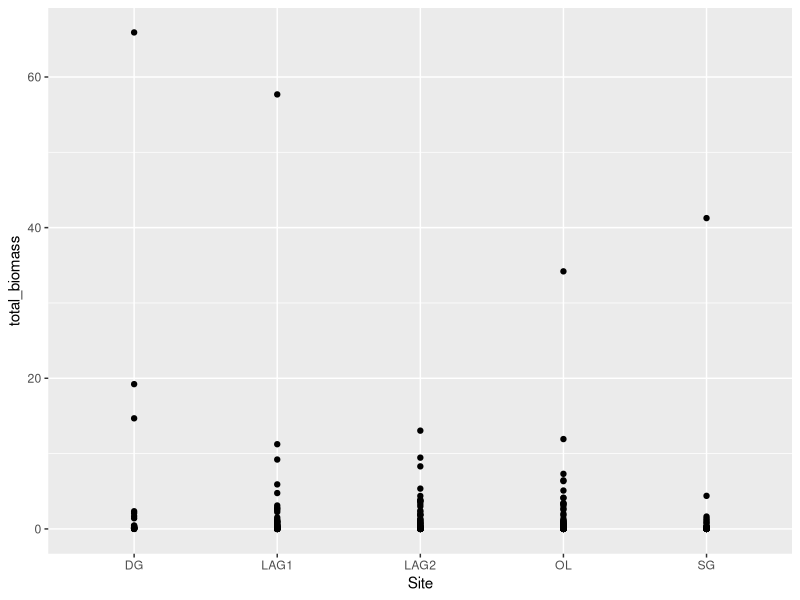
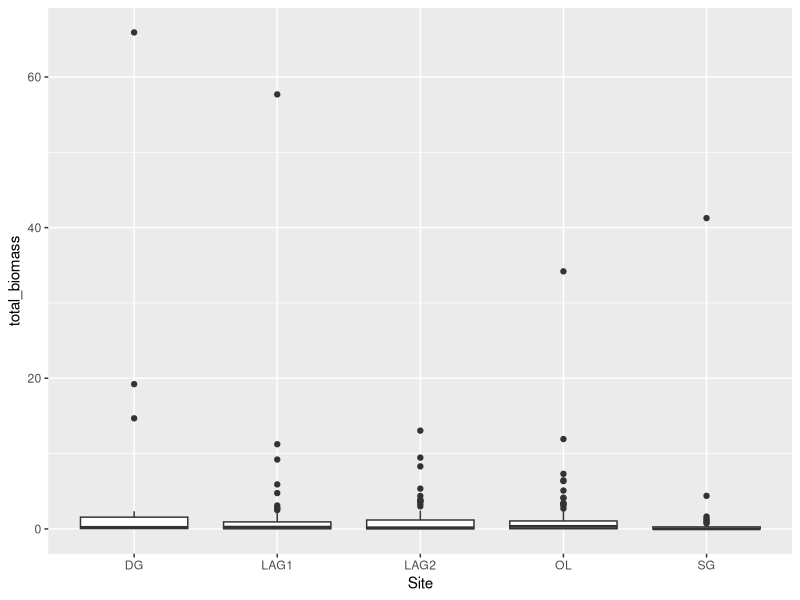
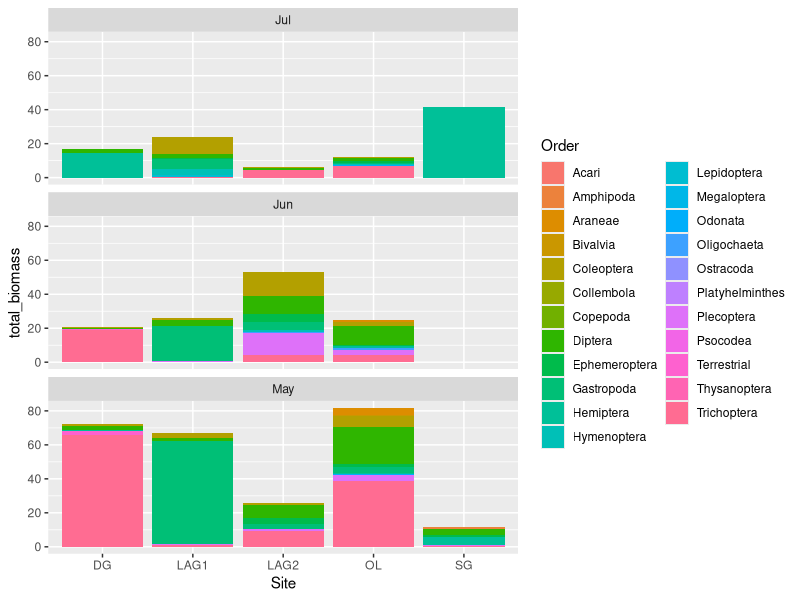
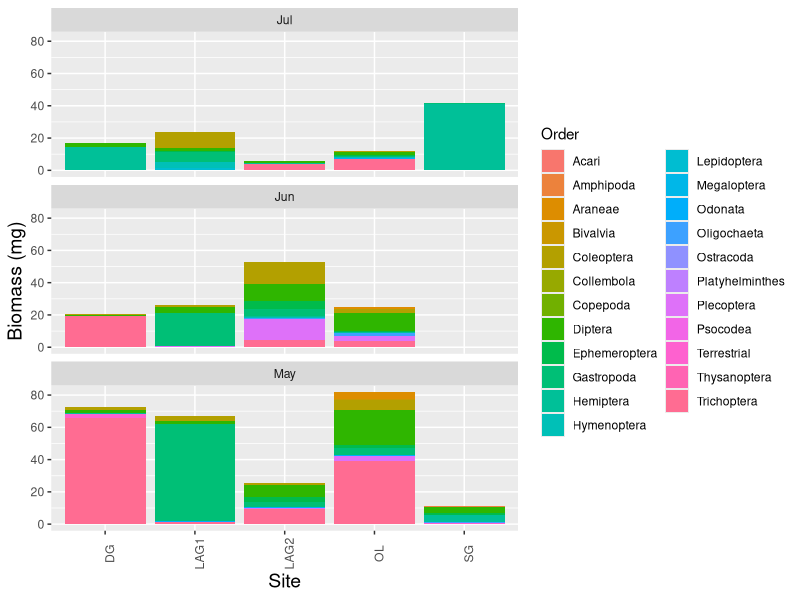
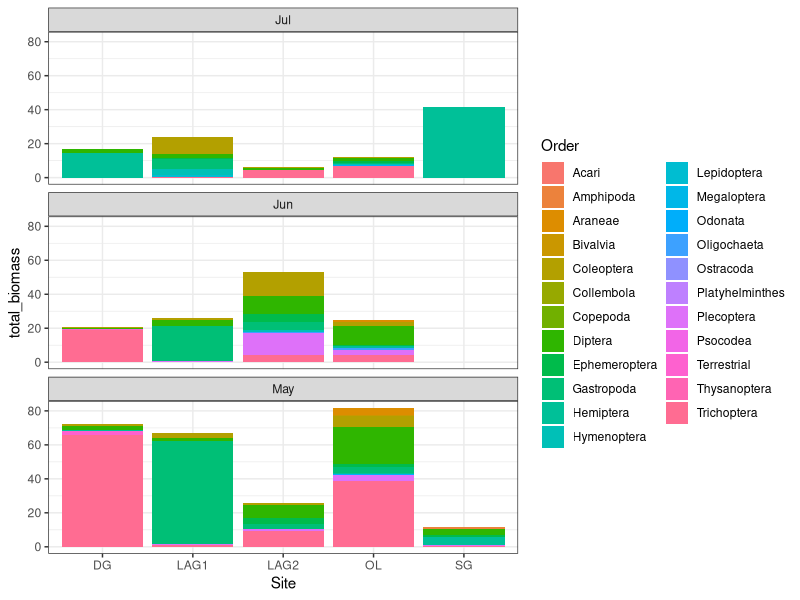
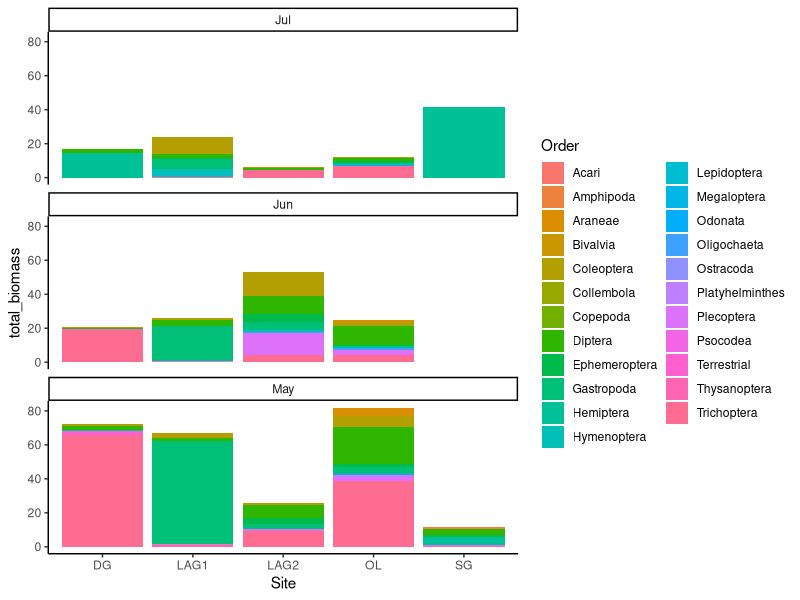
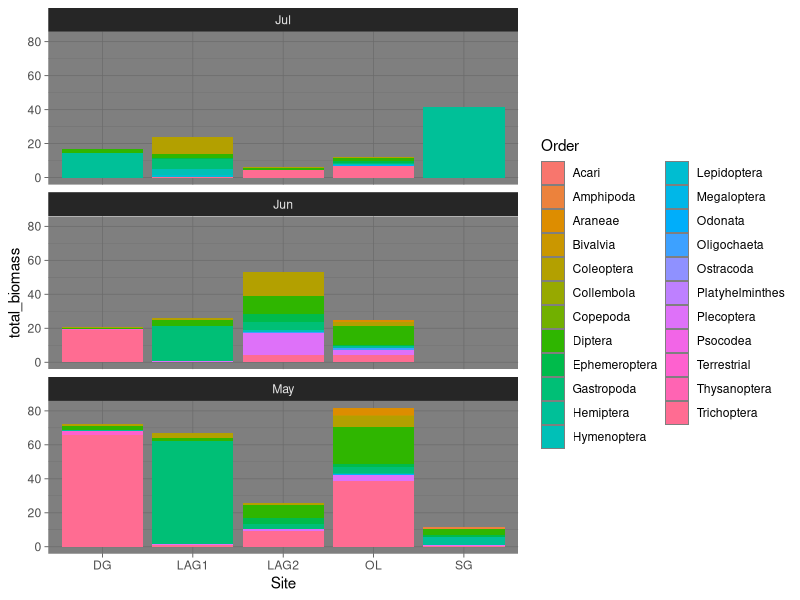
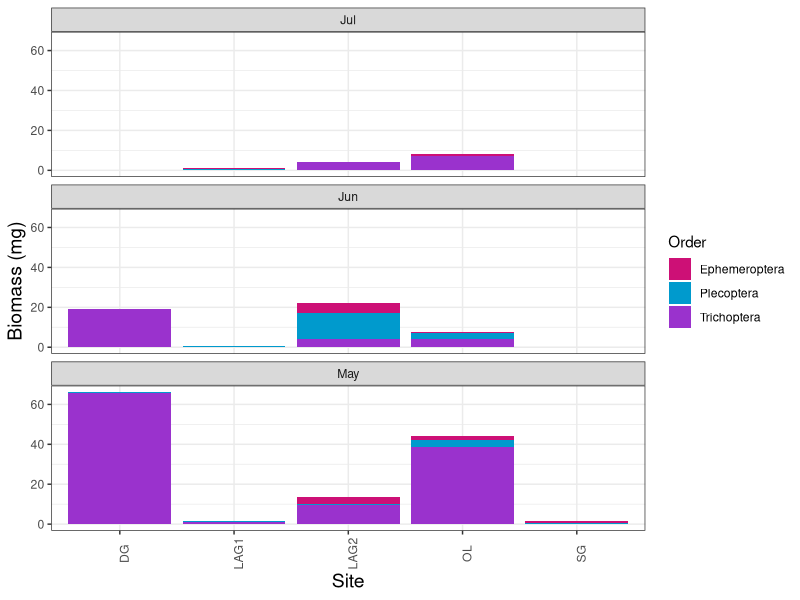

Here is the R script that generated these plots, in order: (Note: this script raises an error after producing the figures.)
## ---- chunk 1

setwd("/Users/jiashuchen/salmon-research/sp23-salmon-research/rintro")

library(tidyverse)

## ---- chunk 2

inverts <- read_csv("drift_simple_2021.csv")

# note when we run this function, you can see what kind each column is
view(inverts)


## ---- chunk 3

# run this

inverts %>% 
  filter(month == "Jun") %>%   # filter in the column we are interested in (month) and match the category we want (June)
  group_by(Site) %>%    # we are putting everything under the same site into one bin - you could group by more than one variable
  summarize(total_biomass = sum(mass_mg)) # we are creating a column called total_biomass that is summing all biomass (mass_mg in our table) within a site

## ---- chunk 4

# run this

inverts %>% 
  filter(month == "Jun") %>% 
  group_by(Site) %>% 
  summarize(total_biomass = sum(mass_mg, na.rm = T)) # in the sum function we can add a line that says remove NA = TRUE 


# can save this into an object for us to use later

june_biomass <- inverts %>% 
  filter(month == "Jun") %>% 
  group_by(Site) %>% 
  summarize(total_biomass = sum(mass_mg, na.rm = T)) 

## ---- chunk 5

# sort to find max biomass

june_biomass %>% 
  arrange(-total_biomass) # arrange will sort the dataframe in ascending or descending order based on the column values you give it; here we use -total_biomass because the default is set to ascending order and we want descending order!

## ---- chunk 6

# run this code

inverts %>% 
  filter(Site == "OL" & Family == "Chironimidae") %>%  # using the & we can filter for two different variables
  summarize(number_chiros = n()) # make a column for number of Chironomids, and count the number of rows using n()
  
## ---- chunk 7

inverts %>% 
  filter(Site == "OL" & Family == "Chironomidae") %>% # corrected the spelling
  summarize(number_chiros = n())

## ---- chunk 8

# start with this

inverts %>% 
  group_by(Site_Seq, month) %>%  # group by Site-Seq and month to collapse all biomass within a pool during a month
  mutate(total_biomass = sum(mass_mg, na.rm = T)) # find the total biomass for each pool, at each month

# save as an object

pool_biomass <- inverts %>% 
  group_by(Site_Seq, month) %>%  
  mutate(total_biomass = sum(mass_mg, na.rm = T))

## ---- chunk 9

pool_biomass %>% 
  group_by(Site) %>%  # now we want to collapse by Site
  summarize(avg_biomass_pool = mean(total_biomass, na.rm = T)) # for each site, find the mean biomass across all pools and months

## ---- chunk 10

inverts %>% 
  group_by(Site) %>% 
  summarize(avg = mean(mass_mg, na.rm = T))

## ---- chunk 11



## ---- chunk 12

order_biomass <- inverts %>% 
  group_by(Site_Seq, Site, month, Order) %>% 
  summarize(total_biomass = sum(mass_mg, na.rm = T)) %>% 
  arrange(desc(month))

view(order_biomass) # check out our final table

## ---- chunk 13

ggplot(order_biomass, aes(Site, total_biomass)) + # data we want to use, then within aes() we put our x and y arguments
  geom_point()      # we need to tell it what kind of plot we want, in this case we chose points arranged by site

## ---- chunk 14

ggplot(order_biomass, aes(Site, total_biomass)) +
  geom_boxplot() # change the plot type to boxplot where it will take all the points within a site and find the median, lower and upper hinges correspond to the first and third quartiles (the 25th and 75th percentiles)

## ---- chunk 15

ggplot(order_biomass, aes(Site, total_biomass, fill = Order)) +  # the fill command means the colours filled in will be according to Order
  geom_col(position = "stack") +     # geom_col makes it a bar plot, and the stack position stacks the Orders on top of one another to see how they make up the total biomass
  facet_wrap(~month, nrow = 3) # facet_wrap separates the plots based on a variable, so here we have the different months

## ---- chunk 16

order_plot <- ggplot(order_biomass, aes(Site, total_biomass, fill = Order)) +  
  geom_col(position = "stack") +    
  facet_wrap(~month, nrow = 3)

## ---- chunk 17

order_plot +
  ylab("Biomass (mg)") +  # changes the y-axis title
  theme(axis.title = element_text(size = 14), # theme can be used to nest many different functions around the axes, legend, background
        axis.text.x = element_text(angle = 90)) # change the text angle for the x axis

## ---- chunk 18

order_plot +
  theme_bw() # the black and white default theme

order_plot +
  theme_classic() # the classic theme with no lines

order_plot +
  theme_dark() # makes plot backgrounds dark

## ---- chunk 19

order_biomass %>% 
  filter(Order %in% c("Ephemeroptera", "Plecoptera", "Trichoptera")) %>%  # filter our Orders of interest before piping into ggplot
  ggplot(aes(Site, total_biomass, fill = Order)) +
  geom_col(position = "stack") +
  facet_wrap(~month, nrow = 3) +
  theme_bw() +
   ylab("Biomass (mg)") +  
  theme(axis.title = element_text(size = 14), 
        axis.text.x = element_text(angle = 90)) +  # just run to here first to see the default colours
  scale_fill_manual(values = c("deeppink3", "deepskyblue3", "darkorchid3")) # now try the manual scale we created

## ---- chunk 20

library(viridis)

## ---- chunk 21

order_biomass %>% 
  filter(Order %in% c("Ephemeroptera", "Plecoptera", "Trichoptera")) %>%  
  ggplot(aes(Site, total_biomass, fill = Order)) +
  geom_col(position = "stack") +
  facet_wrap(~month, nrow = 3) +
  theme_bw() +
   ylab("Biomass (mg)") +  
  theme(axis.title = element_text(size = 14), 
        axis.text.x = element_text(angle = 90)) +  
  scale_fill_viridis(discrete = T) # the viridis package has its own scale functions

## ---- chunk 22

invert %>% 
  filter()


## ---- chunk 23

inverts %>% 
  group_by(Site_Seq, Site, month) %>%  # grouping by Site_Seq and month to get pool biomass totals
  summarize(total_biomass = sum(mass_mg, na.rm = T)) %>%  # summarizing pool biomass totals
  mutate(month = factor(month, levels = c("May", "Jun", "Jul"))) %>% # making month a factor and reordering it to be chronological
  ggplot(aes(Site, total_biomass, fill = month)) +  # fill by month so that month is colour-coded
  geom_boxplot() +  # boxplot will gather all pools from a site and plot together, giving us the median and 25-75th quartile range
  theme_bw() +
   ylab("Biomass (mg)") +  
  theme(axis.title = element_text(size = 14), 
        legend.title = element_blank()) +  # getting rid of the legend title
  scale_fill_viridis(discrete = T) 
  
